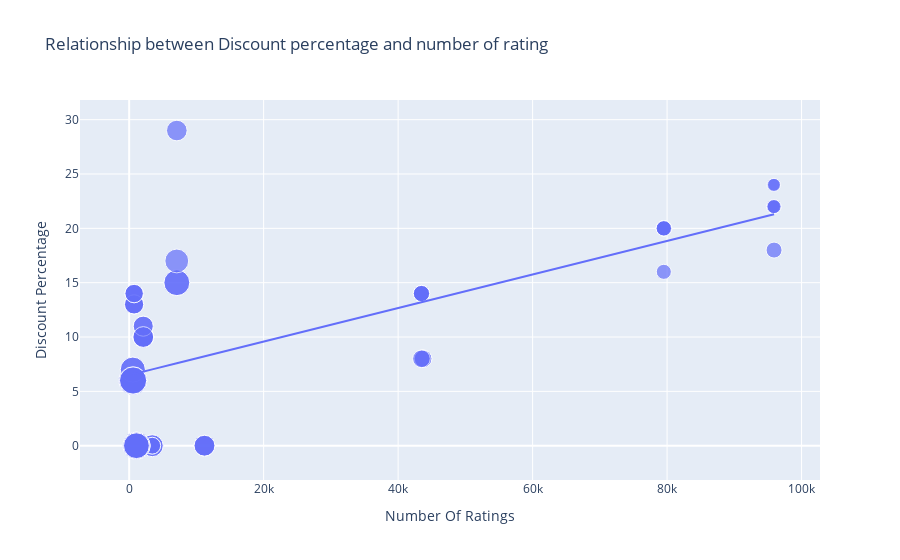

The notebook cell this image was saved under:
### Code cell
figure=px.scatter(data_frame=data,x="Number Of Ratings",y="Discount Percentage",size="Sale Price",trendline="ols",title="Relationship between Discount percentage and number of rating")
figure.show()

### Figure 1 — Plotly figure (JSON) as saved in the notebook; plotly's stock layout.template omitted (floating-point values rounded to 4 significant figures)
{"data": [{"hovertemplate": "Number Of Ratings=%{x}<br>Discount Percentage=%{y}<br>Sale Price=%{marker.size}<extra></extra>", "legendgroup": "", "marker": {"color": "#636efa", "size": [49900, 84900, 84900, 77000, 77000, 49900, 49900, 77000, 89900, 41999, 39999, 41999, 41999, 41999, 131900, 117100, 131900, 117100, 74999, 117900, 117100, 117900, 99900, 44999, 140900, 130900, 64900, 120900, 59900, 75900, 110900, 130900, 120900, 64900, 64900, 75900, 75900, 120900, 59900, 120900, 75900, 140900, 70900, 70900, 75900, 59900, 110900, 120900, 130900, 130900, 54999, 54999, 29999, 34999, 34999, 34999, 54999, 29999, 46999, 46999, 46999, 46999], "sizemode": "area", "sizeref": 352.2, "symbol": "circle"}, "mode": "markers", "name": "", "orientation": "v", "showlegend": false, "type": "scatter", "x": [3431, 3431, 3431, 11202, 11202, 3431, 3431, 11202, 1454, 79512, 79512, 79582, 79512, 79512, 1078, 1078, 1078, 1078, 7088, 7088, 1078, 7088, 7081, 95909, 542, 580, 740, 545, 740, 2101, 545, 580, 580, 730, 730, 2101, 2101, 580, 740, 580, 2092, 545, 2101, 2092, 2101, 740, 545, 580, 580, 580, 43707, 43707, 95807, 95909, 95807, 95909, 43470, 95909, 43470, 43470, 43470, 43470], "xaxis": "x", "y": [0, 0, 0, 0, 0, 0, 0, 0, 0, 20, 16, 20, 20, 20, 0, 0, 0, 0, 29, 15, 0, 15, 17, 18, 6, 6, 13, 6, 14, 10, 7, 6, 6, 13, 13, 10, 10, 6, 14, 6, 10, 6, 11, 11, 10, 14, 7, 6, 6, 6, 8, 8, 24, 22, 22, 22, 8, 24, 14, 14, 14, 14], "yaxis": "y"}, {"hovertemplate": "<b>OLS trendline</b><br>Discount Percentage = 0.000154292 * Number Of Ratings + 6.49233<br>R<sup>2</sup>=0.468988<br><br>Number Of Ratings=%{x}<br>Discount Percentage=%{y} <b>(trend)</b><extra></extra>", "legendgroup": "", "marker": {"color": "#636efa", "symbol": "circle"}, "mode": "lines", "name": "", "showlegend": false, "type": "scatter", "x": [542, 545, 545, 545, 545, 580, 580, 580, 580, 580, 580, 580, 580, 730, 730, 740, 740, 740, 740, 1078, 1078, 1078, 1078, 1078, 1454, 2092, 2092, 2101, 2101, 2101, 2101, 2101, 3431, 3431, 3431, 3431, 3431, 7081, 7088, 7088, 7088, 11202, 11202, 11202, 43470, 43470, 43470, 43470, 43470, 43707, 43707, 79512, 79512, 79512, 79512, 79582, 95807, 95807, 95909, 95909, 95909, 95909], "xaxis": "x", "y": [6.576, 6.576, 6.576, 6.576, 6.576, 6.582, 6.582, 6.582, 6.582, 6.582, 6.582, 6.582, 6.582, 6.605, 6.605, 6.607, 6.607, 6.607, 6.607, 6.659, 6.659, 6.659, 6.659, 6.659, 6.717, 6.815, 6.815, 6.816, 6.816, 6.816, 6.816, 6.816, 7.022, 7.022, 7.022, 7.022, 7.022, 7.585, 7.586, 7.586, 7.586, 8.221, 8.221, 8.221, 13.2, 13.2, 13.2, 13.2, 13.2, 13.24, 13.24, 18.76, 18.76, 18.76, 18.76, 18.77, 21.27, 21.27, 21.29, 21.29, 21.29, 21.29], "yaxis": "y"}], "layout": {"legend": {"itemsizing": "constant", "tracegroupgap": 0}, "title": {"text": "Relationship between Discount percentage and number of rating"}, "xaxis": {"anchor": "y", "domain": [0, 1], "title": {"text": "Number Of Ratings"}}, "yaxis": {"anchor": "x", "domain": [0, 1], "title": {"text": "Discount Percentage"}}}}
